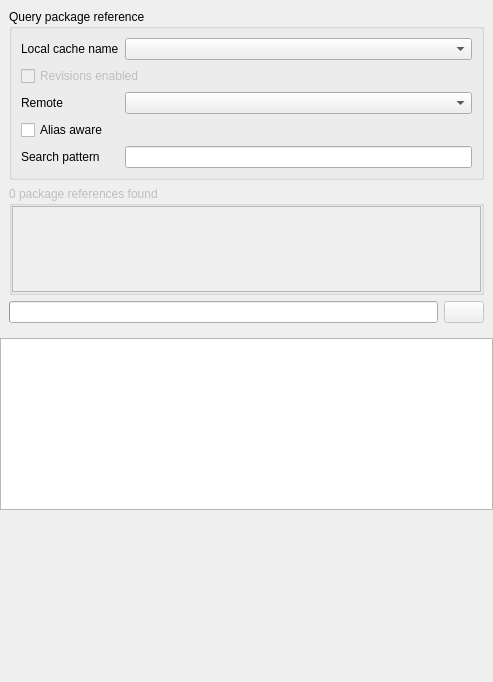
<?xml version="1.0" encoding="UTF-8"?>
<ui version="4.0">
 <class>remotebrowser</class>
 <widget class="QDockWidget" name="remotebrowser">
  <property name="enabled">
   <bool>true</bool>
  </property>
  <property name="geometry">
   <rect>
    <x>0</x>
    <y>0</y>
    <width>493</width>
    <height>682</height>
   </rect>
  </property>
  <property name="features">
   <set>QDockWidget::DockWidgetClosable|QDockWidget::DockWidgetFloatable|QDockWidget::DockWidgetMovable</set>
  </property>
  <property name="windowTitle">
   <string>Conan remote browser</string>
  </property>
  <widget class="QWidget" name="dockWidgetContents">
   <layout class="QVBoxLayout" name="verticalLayout">
    <property name="leftMargin">
     <number>0</number>
    </property>
    <property name="topMargin">
     <number>0</number>
    </property>
    <property name="rightMargin">
     <number>0</number>
    </property>
    <property name="bottomMargin">
     <number>0</number>
    </property>
    <item>
     <widget class="QStackedWidget" name="stackedWidget">
      <property name="currentIndex">
       <number>0</number>
      </property>
      <widget class="PackageReferencePage" name="pkgref">
       <layout class="QVBoxLayout" name="verticalLayout_2">
        <item>
         <widget class="QGroupBox" name="pkgref_ui_group">
          <property name="title">
           <string>Query package reference</string>
          </property>
          <layout class="QGridLayout" name="gridLayout">
           <item row="0" column="0">
            <widget class="QLabel" name="label">
             <property name="text">
              <string>Local cache name</string>
             </property>
            </widget>
           </item>
           <item row="2" column="1">
            <widget class="QComboBox" name="remote"/>
           </item>
           <item row="0" column="1">
            <widget class="QComboBox" name="local_cache_name"/>
           </item>
           <item row="4" column="1">
            <widget class="QLineEdit" name="search_pattern"/>
           </item>
           <item row="2" column="0">
            <widget class="QLabel" name="label_2">
             <property name="text">
              <string>Remote</string>
             </property>
            </widget>
           </item>
           <item row="4" column="0">
            <widget class="QLabel" name="label_3">
             <property name="text">
              <string>Search pattern</string>
             </property>
            </widget>
           </item>
           <item row="1" column="0" colspan="2">
            <widget class="QCheckBox" name="revisions">
             <property name="enabled">
              <bool>false</bool>
             </property>
             <property name="text">
              <string>Revisions enabled</string>
             </property>
            </widget>
           </item>
           <item row="3" column="0" colspan="2">
            <widget class="QCheckBox" name="alias_aware">
             <property name="toolTip">
              <string>Check this option to perform additional processing to identify alias packages</string>
             </property>
             <property name="text">
              <string>Alias aware</string>
             </property>
            </widget>
           </item>
          </layout>
         </widget>
        </item>
        <item>
         <widget class="QGroupBox" name="pkgref_groupbox">
          <property name="enabled">
           <bool>false</bool>
          </property>
          <property name="sizePolicy">
           <sizepolicy hsizetype="Preferred" vsizetype="Preferred">
            <horstretch>0</horstretch>
            <verstretch>0</verstretch>
           </sizepolicy>
          </property>
          <property name="title">
           <string>0 package references found</string>
          </property>
          <layout class="QVBoxLayout" name="verticalLayout_7">
           <property name="leftMargin">
            <number>0</number>
           </property>
           <property name="topMargin">
            <number>0</number>
           </property>
           <property name="rightMargin">
            <number>0</number>
           </property>
           <property name="bottomMargin">
            <number>0</number>
           </property>
           <item>
            <widget class="QListView" name="package_references">
             <property name="sizePolicy">
              <sizepolicy hsizetype="Expanding" vsizetype="Expanding">
               <horstretch>0</horstretch>
               <verstretch>0</verstretch>
              </sizepolicy>
             </property>
             <property name="contextMenuPolicy">
              <enum>Qt::CustomContextMenu</enum>
             </property>
             <property name="sizeAdjustPolicy">
              <enum>QAbstractScrollArea::AdjustToContents</enum>
             </property>
             <property name="editTriggers">
              <set>QAbstractItemView::NoEditTriggers</set>
             </property>
             <property name="alternatingRowColors">
              <bool>true</bool>
             </property>
            </widget>
           </item>
          </layout>
         </widget>
        </item>
        <item>
         <layout class="QHBoxLayout" name="horizontalLayout_5">
          <item>
           <widget class="QProgressBar" name="pkgref_progress">
            <property name="maximum">
             <number>1</number>
            </property>
            <property name="value">
             <number>-1</number>
            </property>
           </widget>
          </item>
          <item>
           <widget class="QPushButton" name="pkgref_cancel">
            <property name="enabled">
             <bool>false</bool>
            </property>
            <property name="text">
             <string/>
            </property>
            <property name="icon">
             <iconset>
              <normaloff>:/cancel.svg</normaloff>:/cancel.svg</iconset>
            </property>
           </widget>
          </item>
         </layout>
        </item>
       </layout>
      </widget>
      <widget class="RecipeRevisionPage" name="rrev">
       <layout class="QVBoxLayout" name="verticalLayout_3">
        <item>
         <widget class="QLabel" name="rrev_pkgref">
          <property name="contextMenuPolicy">
           <enum>Qt::CustomContextMenu</enum>
          </property>
          <property name="text">
           <string>Package reference</string>
          </property>
         </widget>
        </item>
        <item>
         <widget class="QGroupBox" name="rrev_groupbox">
          <property name="enabled">
           <bool>false</bool>
          </property>
          <property name="title">
           <string>0 recipe revisions found</string>
          </property>
          <layout class="QVBoxLayout" name="verticalLayout_8">
           <property name="leftMargin">
            <number>0</number>
           </property>
           <property name="topMargin">
            <number>0</number>
           </property>
           <property name="rightMargin">
            <number>0</number>
           </property>
           <property name="bottomMargin">
            <number>0</number>
           </property>
           <item>
            <widget class="QTableView" name="recipe_revisions">
             <property name="contextMenuPolicy">
              <enum>Qt::CustomContextMenu</enum>
             </property>
             <property name="sizeAdjustPolicy">
              <enum>QAbstractScrollArea::AdjustToContents</enum>
             </property>
             <property name="editTriggers">
              <set>QAbstractItemView::NoEditTriggers</set>
             </property>
             <property name="alternatingRowColors">
              <bool>true</bool>
             </property>
             <property name="selectionMode">
              <enum>QAbstractItemView::SingleSelection</enum>
             </property>
             <property name="selectionBehavior">
              <enum>QAbstractItemView::SelectRows</enum>
             </property>
             <attribute name="horizontalHeaderStretchLastSection">
              <bool>false</bool>
             </attribute>
             <attribute name="verticalHeaderVisible">
              <bool>false</bool>
             </attribute>
            </widget>
           </item>
          </layout>
         </widget>
        </item>
        <item>
         <layout class="QHBoxLayout" name="horizontalLayout_6">
          <item>
           <widget class="QProgressBar" name="rrev_progress">
            <property name="maximum">
             <number>1</number>
            </property>
            <property name="value">
             <number>-1</number>
            </property>
           </widget>
          </item>
          <item>
           <widget class="QPushButton" name="rrev_cancel">
            <property name="enabled">
             <bool>false</bool>
            </property>
            <property name="text">
             <string/>
            </property>
            <property name="icon">
             <iconset>
              <normaloff>:/cancel.svg</normaloff>:/cancel.svg</iconset>
            </property>
           </widget>
          </item>
         </layout>
        </item>
        <item>
         <widget class="QWidget" name="rrev_buttons" native="true">
          <layout class="QHBoxLayout" name="horizontalLayout">
           <item>
            <widget class="QPushButton" name="rrev_back">
             <property name="text">
              <string>Back</string>
             </property>
            </widget>
           </item>
           <item>
            <spacer name="horizontalSpacer_5">
             <property name="orientation">
              <enum>Qt::Horizontal</enum>
             </property>
             <property name="sizeHint" stdset="0">
              <size>
               <width>40</width>
               <height>20</height>
              </size>
             </property>
            </spacer>
           </item>
           <item>
            <widget class="QPushButton" name="rrev_refresh">
             <property name="text">
              <string>Refresh</string>
             </property>
            </widget>
           </item>
          </layout>
         </widget>
        </item>
       </layout>
      </widget>
      <widget class="PackageIdPage" name="package_id">
       <layout class="QVBoxLayout" name="verticalLayout_4">
        <item>
         <widget class="QLabel" name="pid_pkgref">
          <property name="contextMenuPolicy">
           <enum>Qt::CustomContextMenu</enum>
          </property>
          <property name="text">
           <string>Package ref + revision</string>
          </property>
         </widget>
        </item>
        <item>
         <widget class="QGroupBox" name="pid_groupbox">
          <property name="enabled">
           <bool>false</bool>
          </property>
          <property name="title">
           <string>0 package_ids found</string>
          </property>
          <layout class="QVBoxLayout" name="verticalLayout_9">
           <property name="leftMargin">
            <number>0</number>
           </property>
           <property name="topMargin">
            <number>0</number>
           </property>
           <property name="rightMargin">
            <number>0</number>
           </property>
           <property name="bottomMargin">
            <number>0</number>
           </property>
           <item>
            <widget class="QTableView" name="package_ids">
             <property name="contextMenuPolicy">
              <enum>Qt::CustomContextMenu</enum>
             </property>
             <property name="sizeAdjustPolicy">
              <enum>QAbstractScrollArea::AdjustToContents</enum>
             </property>
             <property name="editTriggers">
              <set>QAbstractItemView::NoEditTriggers</set>
             </property>
             <property name="alternatingRowColors">
              <bool>true</bool>
             </property>
             <property name="selectionMode">
              <enum>QAbstractItemView::SingleSelection</enum>
             </property>
             <property name="selectionBehavior">
              <enum>QAbstractItemView::SelectRows</enum>
             </property>
             <property name="sortingEnabled">
              <bool>true</bool>
             </property>
             <attribute name="horizontalHeaderStretchLastSection">
              <bool>false</bool>
             </attribute>
             <attribute name="verticalHeaderVisible">
              <bool>false</bool>
             </attribute>
            </widget>
           </item>
          </layout>
         </widget>
        </item>
        <item>
         <widget class="QGroupBox" name="pid_filter_group">
          <property name="enabled">
           <bool>false</bool>
          </property>
          <property name="title">
           <string>Filtering</string>
          </property>
          <layout class="QVBoxLayout" name="verticalLayout_12">
           <property name="spacing">
            <number>6</number>
           </property>
           <property name="leftMargin">
            <number>0</number>
           </property>
           <property name="topMargin">
            <number>0</number>
           </property>
           <property name="rightMargin">
            <number>0</number>
           </property>
           <property name="bottomMargin">
            <number>0</number>
           </property>
           <item>
            <widget class="QTableView" name="pid_filterTable">
             <property name="contextMenuPolicy">
              <enum>Qt::CustomContextMenu</enum>
             </property>
             <property name="sizeAdjustPolicy">
              <enum>QAbstractScrollArea::AdjustToContents</enum>
             </property>
             <property name="editTriggers">
              <set>QAbstractItemView::NoEditTriggers</set>
             </property>
             <property name="alternatingRowColors">
              <bool>true</bool>
             </property>
             <property name="selectionMode">
              <enum>QAbstractItemView::SingleSelection</enum>
             </property>
             <property name="selectionBehavior">
              <enum>QAbstractItemView::SelectRows</enum>
             </property>
             <attribute name="horizontalHeaderStretchLastSection">
              <bool>false</bool>
             </attribute>
             <attribute name="verticalHeaderVisible">
              <bool>false</bool>
             </attribute>
            </widget>
           </item>
           <item>
            <layout class="QHBoxLayout" name="horizontalLayout_7">
             <item>
              <widget class="QComboBox" name="pid_filter_key">
               <property name="placeholderText">
                <string>Select filter key</string>
               </property>
              </widget>
             </item>
             <item>
              <widget class="QComboBox" name="pid_filter_value">
               <property name="placeholderText">
                <string>Select filter value</string>
               </property>
              </widget>
             </item>
             <item>
              <widget class="QPushButton" name="pid_add_filter">
               <property name="text">
                <string>Add</string>
               </property>
              </widget>
             </item>
            </layout>
           </item>
          </layout>
         </widget>
        </item>
        <item>
         <layout class="QHBoxLayout" name="horizontalLayout_8">
          <item>
           <widget class="QProgressBar" name="pid_progress">
            <property name="maximum">
             <number>1</number>
            </property>
            <property name="value">
             <number>-1</number>
            </property>
           </widget>
          </item>
          <item>
           <widget class="QPushButton" name="pid_cancel">
            <property name="enabled">
             <bool>false</bool>
            </property>
            <property name="text">
             <string/>
            </property>
            <property name="icon">
             <iconset>
              <normaloff>:/cancel.svg</normaloff>:/cancel.svg</iconset>
            </property>
           </widget>
          </item>
         </layout>
        </item>
        <item>
         <widget class="QWidget" name="pid_buttons" native="true">
          <layout class="QHBoxLayout" name="horizontalLayout_2">
           <item>
            <widget class="QPushButton" name="pid_back">
             <property name="text">
              <string>Back</string>
             </property>
            </widget>
           </item>
           <item>
            <spacer name="horizontalSpacer_2">
             <property name="orientation">
              <enum>Qt::Horizontal</enum>
             </property>
             <property name="sizeHint" stdset="0">
              <size>
               <width>40</width>
               <height>20</height>
              </size>
             </property>
            </spacer>
           </item>
           <item>
            <widget class="QPushButton" name="pid_refresh">
             <property name="text">
              <string>Refresh</string>
             </property>
            </widget>
           </item>
           <item>
            <spacer name="horizontalSpacer_6">
             <property name="orientation">
              <enum>Qt::Horizontal</enum>
             </property>
             <property name="sizeHint" stdset="0">
              <size>
               <width>40</width>
               <height>20</height>
              </size>
             </property>
            </spacer>
           </item>
           <item>
            <widget class="QPushButton" name="pid_restart">
             <property name="text">
              <string>Restart</string>
             </property>
            </widget>
           </item>
          </layout>
         </widget>
        </item>
       </layout>
      </widget>
      <widget class="PackageRevisionPage" name="prev">
       <layout class="QVBoxLayout" name="verticalLayout_5">
        <item>
         <widget class="QLabel" name="prev_pkgref">
          <property name="contextMenuPolicy">
           <enum>Qt::CustomContextMenu</enum>
          </property>
          <property name="text">
           <string>Pkg ref + rrev + package_id</string>
          </property>
         </widget>
        </item>
        <item>
         <widget class="QGroupBox" name="prev_groupbox">
          <property name="enabled">
           <bool>false</bool>
          </property>
          <property name="title">
           <string>0 package revisions found</string>
          </property>
          <layout class="QVBoxLayout" name="verticalLayout_10">
           <property name="leftMargin">
            <number>0</number>
           </property>
           <property name="topMargin">
            <number>0</number>
           </property>
           <property name="rightMargin">
            <number>0</number>
           </property>
           <property name="bottomMargin">
            <number>0</number>
           </property>
           <item>
            <widget class="QTableView" name="package_revisions">
             <property name="contextMenuPolicy">
              <enum>Qt::CustomContextMenu</enum>
             </property>
             <property name="sizeAdjustPolicy">
              <enum>QAbstractScrollArea::AdjustToContents</enum>
             </property>
             <property name="editTriggers">
              <set>QAbstractItemView::NoEditTriggers</set>
             </property>
             <property name="alternatingRowColors">
              <bool>true</bool>
             </property>
             <property name="selectionMode">
              <enum>QAbstractItemView::SingleSelection</enum>
             </property>
             <property name="selectionBehavior">
              <enum>QAbstractItemView::SelectRows</enum>
             </property>
             <attribute name="horizontalHeaderStretchLastSection">
              <bool>false</bool>
             </attribute>
             <attribute name="verticalHeaderVisible">
              <bool>false</bool>
             </attribute>
            </widget>
           </item>
          </layout>
         </widget>
        </item>
        <item>
         <layout class="QHBoxLayout" name="horizontalLayout_9">
          <item>
           <widget class="QProgressBar" name="prev_progress">
            <property name="maximum">
             <number>1</number>
            </property>
            <property name="value">
             <number>-1</number>
            </property>
           </widget>
          </item>
          <item>
           <widget class="QPushButton" name="prev_cancel">
            <property name="enabled">
             <bool>false</bool>
            </property>
            <property name="text">
             <string/>
            </property>
            <property name="icon">
             <iconset>
              <normaloff>:/cancel.svg</normaloff>:/cancel.svg</iconset>
            </property>
           </widget>
          </item>
         </layout>
        </item>
        <item>
         <widget class="QWidget" name="prev_buttons" native="true">
          <layout class="QHBoxLayout" name="horizontalLayout_3">
           <item>
            <widget class="QPushButton" name="prev_back">
             <property name="text">
              <string>Back</string>
             </property>
            </widget>
           </item>
           <item>
            <spacer name="horizontalSpacer_3">
             <property name="orientation">
              <enum>Qt::Horizontal</enum>
             </property>
             <property name="sizeHint" stdset="0">
              <size>
               <width>40</width>
               <height>20</height>
              </size>
             </property>
            </spacer>
           </item>
           <item>
            <widget class="QPushButton" name="prev_refresh">
             <property name="text">
              <string>Refresh</string>
             </property>
            </widget>
           </item>
           <item>
            <spacer name="horizontalSpacer_7">
             <property name="orientation">
              <enum>Qt::Horizontal</enum>
             </property>
             <property name="sizeHint" stdset="0">
              <size>
               <width>40</width>
               <height>20</height>
              </size>
             </property>
            </spacer>
           </item>
           <item>
            <widget class="QPushButton" name="prev_restart">
             <property name="text">
              <string>Restart</string>
             </property>
            </widget>
           </item>
          </layout>
         </widget>
        </item>
       </layout>
      </widget>
      <widget class="PackageBinaryPage" name="pbinary">
       <layout class="QVBoxLayout" name="verticalLayout_6">
        <item>
         <widget class="QLabel" name="pbinary_pkgref">
          <property name="contextMenuPolicy">
           <enum>Qt::CustomContextMenu</enum>
          </property>
          <property name="text">
           <string>Pkg ref + rrev + package_id + prev</string>
          </property>
         </widget>
        </item>
        <item>
         <widget class="QGroupBox" name="pbinary_groupbox">
          <property name="enabled">
           <bool>false</bool>
          </property>
          <property name="title">
           <string>Package archive</string>
          </property>
          <layout class="QVBoxLayout" name="verticalLayout_11">
           <property name="leftMargin">
            <number>0</number>
           </property>
           <property name="topMargin">
            <number>0</number>
           </property>
           <property name="rightMargin">
            <number>0</number>
           </property>
           <property name="bottomMargin">
            <number>0</number>
           </property>
           <item>
            <widget class="QTreeView" name="package_binary">
             <property name="contextMenuPolicy">
              <enum>Qt::CustomContextMenu</enum>
             </property>
             <property name="sizeAdjustPolicy">
              <enum>QAbstractScrollArea::AdjustToContents</enum>
             </property>
             <property name="editTriggers">
              <set>QAbstractItemView::NoEditTriggers</set>
             </property>
             <property name="alternatingRowColors">
              <bool>true</bool>
             </property>
            </widget>
           </item>
          </layout>
         </widget>
        </item>
        <item>
         <layout class="QHBoxLayout" name="horizontalLayout_10">
          <item>
           <widget class="QProgressBar" name="pbinary_progress">
            <property name="maximum">
             <number>1</number>
            </property>
            <property name="value">
             <number>-1</number>
            </property>
           </widget>
          </item>
          <item>
           <widget class="QPushButton" name="pbinary_cancel">
            <property name="enabled">
             <bool>false</bool>
            </property>
            <property name="text">
             <string/>
            </property>
            <property name="icon">
             <iconset>
              <normaloff>:/cancel.svg</normaloff>:/cancel.svg</iconset>
            </property>
           </widget>
          </item>
         </layout>
        </item>
        <item>
         <widget class="QWidget" name="pbinary_buttons" native="true">
          <layout class="QHBoxLayout" name="horizontalLayout_4">
           <item>
            <widget class="QPushButton" name="pbinary_back">
             <property name="text">
              <string>Back</string>
             </property>
            </widget>
           </item>
           <item>
            <spacer name="horizontalSpacer_4">
             <property name="orientation">
              <enum>Qt::Horizontal</enum>
             </property>
             <property name="sizeHint" stdset="0">
              <size>
               <width>40</width>
               <height>20</height>
              </size>
             </property>
            </spacer>
           </item>
           <item>
            <widget class="QPushButton" name="pbinary_restart">
             <property name="text">
              <string>Restart</string>
             </property>
            </widget>
           </item>
          </layout>
         </widget>
        </item>
       </layout>
      </widget>
     </widget>
    </item>
    <item>
     <widget class="QPlainTextEdit" name="log">
      <property name="contextMenuPolicy">
       <enum>Qt::CustomContextMenu</enum>
      </property>
      <property name="sizeAdjustPolicy">
       <enum>QAbstractScrollArea::AdjustToContents</enum>
      </property>
      <property name="readOnly">
       <bool>true</bool>
      </property>
     </widget>
    </item>
    <item>
     <spacer name="verticalSpacer">
      <property name="orientation">
       <enum>Qt::Vertical</enum>
      </property>
      <property name="sizeHint" stdset="0">
       <size>
        <width>20</width>
        <height>40</height>
       </size>
      </property>
     </spacer>
    </item>
   </layout>
  </widget>
 </widget>
 <customwidgets>
  <customwidget>
   <class>PackageReferencePage</class>
   <extends>QWidget</extends>
   <header>cruiz/remote_browser/pages/packagereferencepage.h</header>
   <container>1</container>
  </customwidget>
  <customwidget>
   <class>RecipeRevisionPage</class>
   <extends>QWidget</extends>
   <header>cruiz/remote_browser/pages/reciperevisionpage.h</header>
   <container>1</container>
  </customwidget>
  <customwidget>
   <class>PackageIdPage</class>
   <extends>QWidget</extends>
   <header>cruiz/remote_browser/pages/packageidpage.h</header>
   <container>1</container>
  </customwidget>
  <customwidget>
   <class>PackageRevisionPage</class>
   <extends>QWidget</extends>
   <header>cruiz/remote_browser/pages/packagerevisionpage.h</header>
   <container>1</container>
  </customwidget>
  <customwidget>
   <class>PackageBinaryPage</class>
   <extends>QWidget</extends>
   <header>cruiz/remote_browser/pages/packagebinarypage.h</header>
   <container>1</container>
  </customwidget>
 </customwidgets>
 <resources/>
 <connections/>
</ui>
